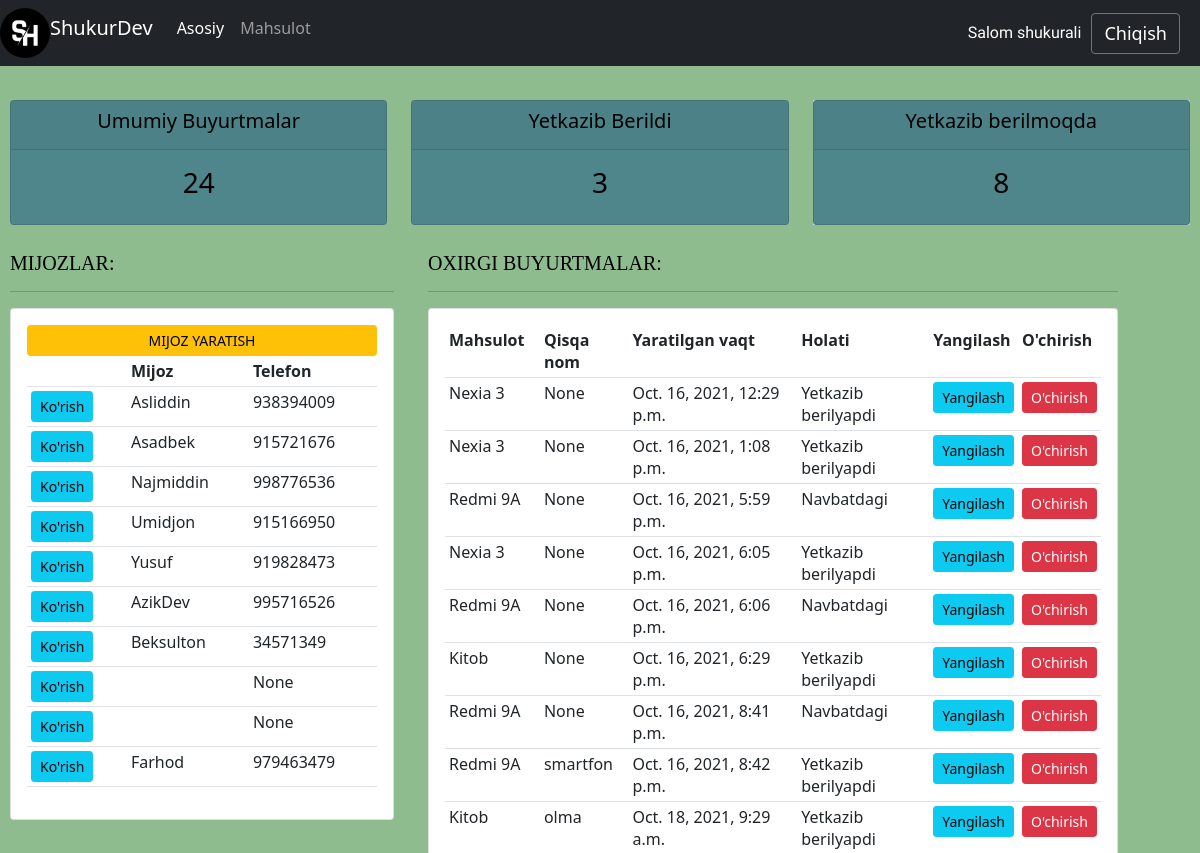
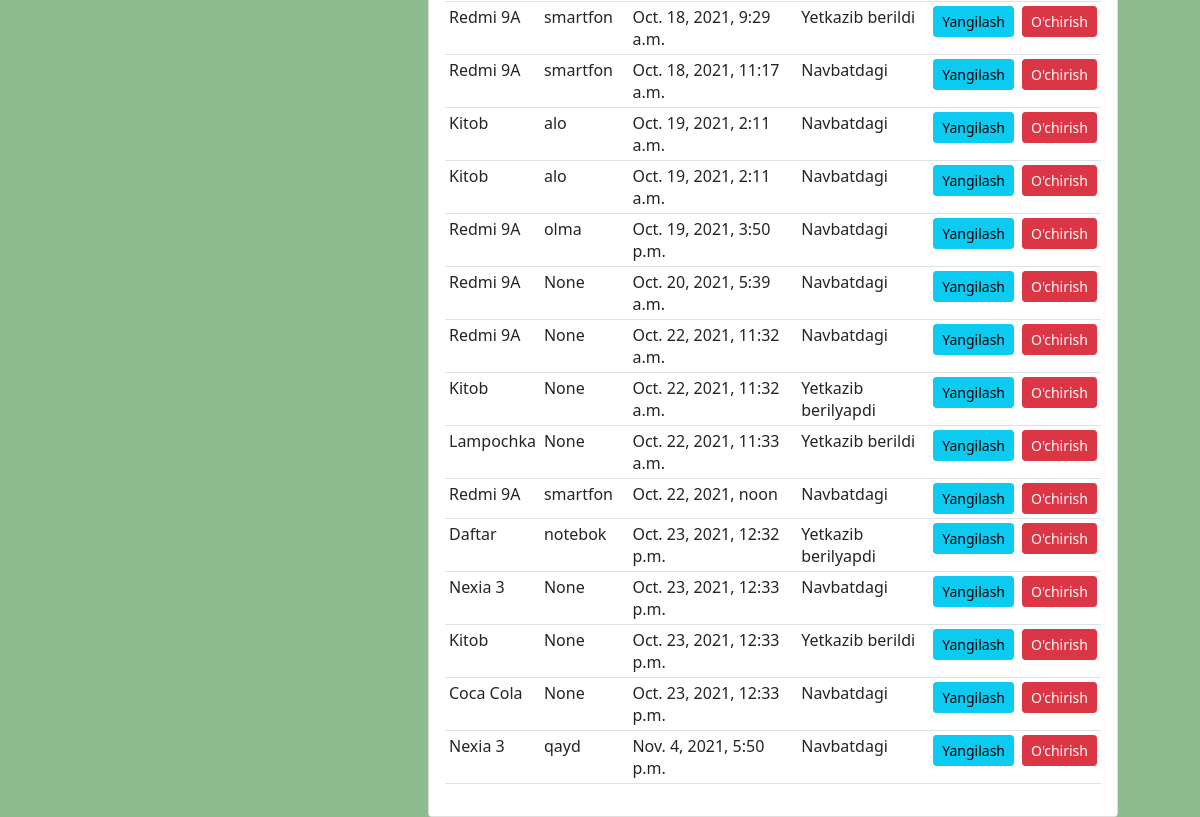
Page / (signed in) on the earlier database version (2 pictures, top to bottom).
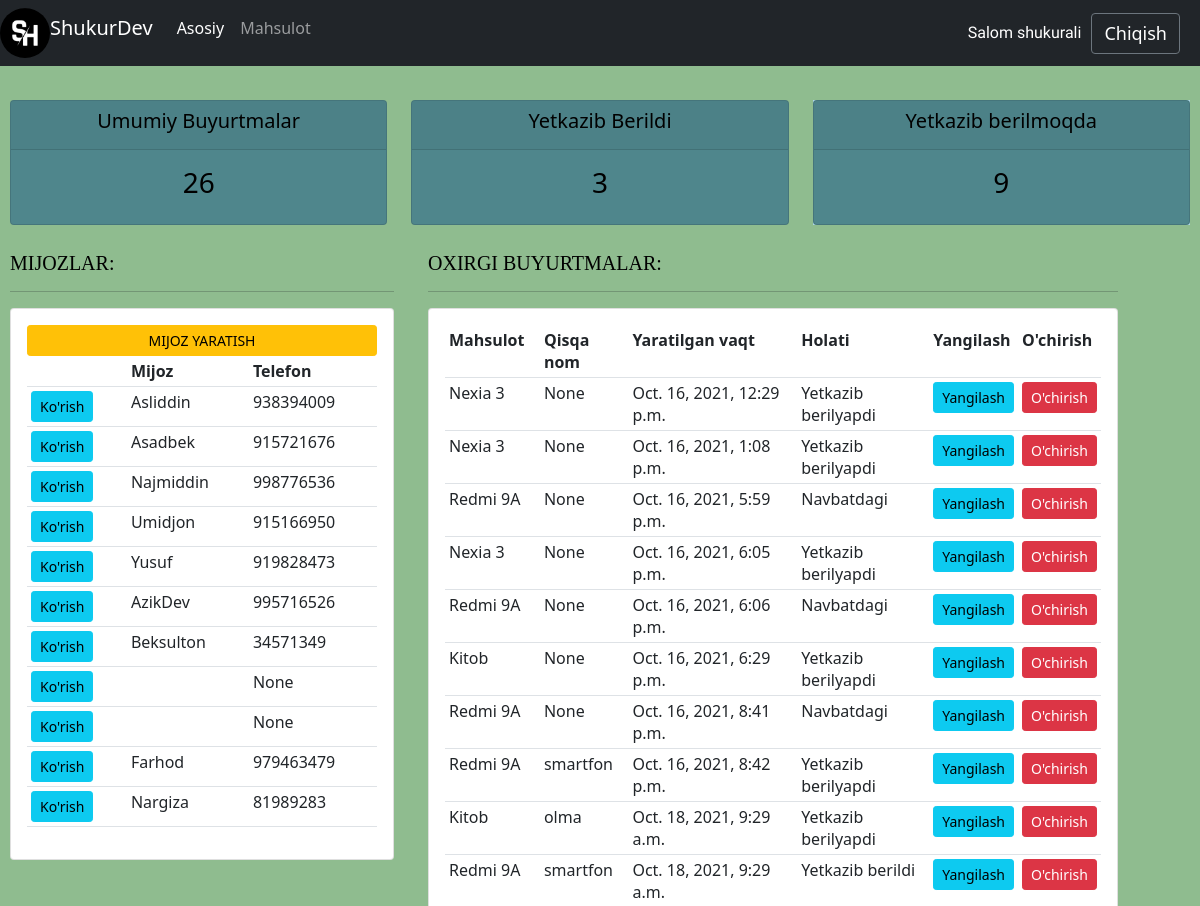
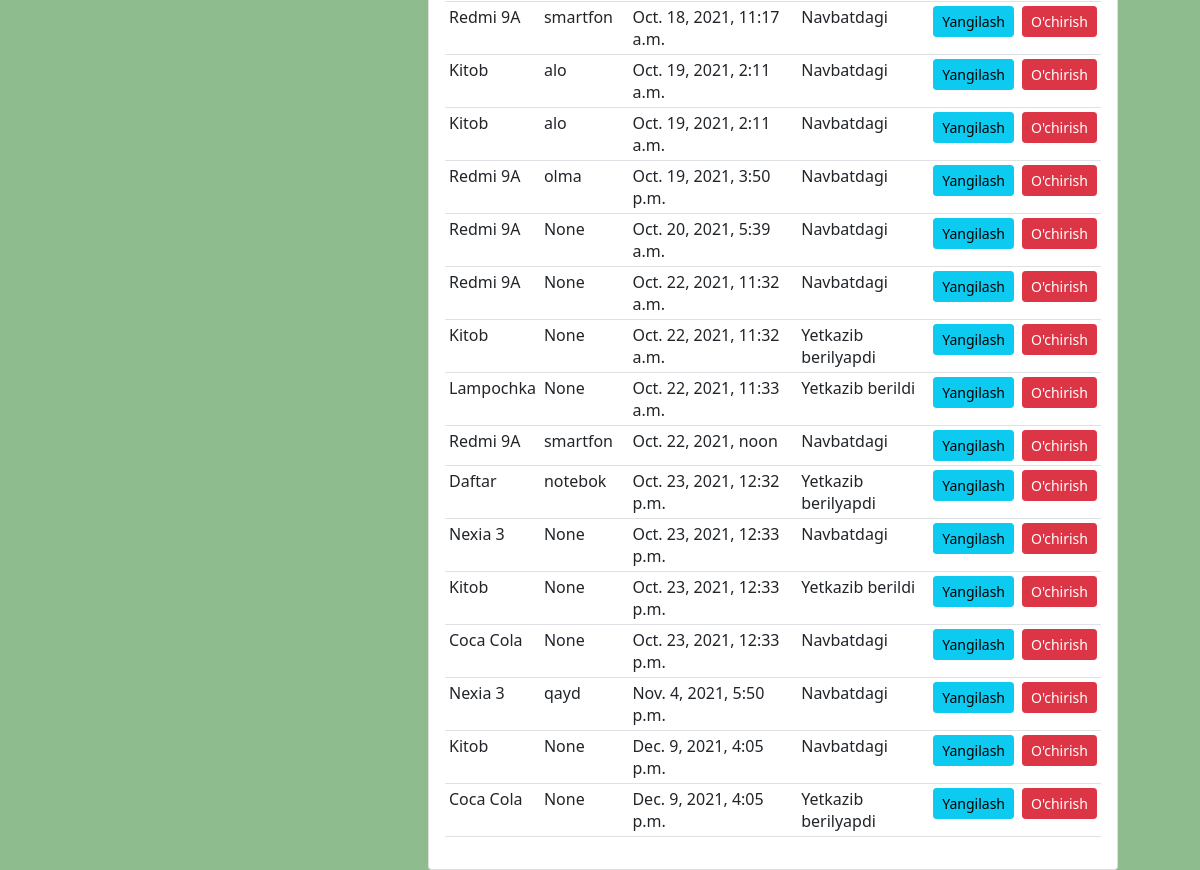
Same page on the later database version (2 pictures, top to bottom).
### crm/models.py (models this page shows, shortened)
class Customer(models.Model):
    user = models.OneToOneField(User, null=True, on_delete=models.CASCADE)
    name = models.CharField(max_length=100)
    phone = models.CharField(max_length=100, null=True)
    email = models.EmailField(null=True)
    profile_pic = models.ImageField(null=True)
    date_created = models.DateTimeField(auto_now_add=True, null=True)

class Order(models.Model):
    customer = models.ForeignKey(Customer, null=True, on_delete=models.SET_NULL)
    product = models.ForeignKey(Product, null=True, on_delete=models.SET_NULL)
    note = models.CharField(max_length=100, null=True)
    STATUS = (
        ('Navbatdagi', 'Navbatdagi'),
        ('Yetkazib berilyapdi', 'Yetkazib berilyapti'),
        ('Yetkazib berildi', 'Yetkazib berildi'),
    )
    status = models.CharField(max_length=200, choices=STATUS)
    date_created = models.DateTimeField(auto_now_add=True)

class Product(models.Model):
    CATEGORY = (
        ('ichki mahsulot', 'Ichki mahsulot'),
        ('Tashqi mahsulot', 'Tashqi mahsulot'),
    )
    name = models.CharField(max_length=100)
    price = models.FloatField(null=True)
    category = models.CharField(max_length=200, choices=CATEGORY)
    description = models.TextField(null=True)
    date_created = models.DateTimeField(auto_now_add=True)
    tags = models.ManyToManyField(Tag)
    def __str__(self):
        return self.name

### crm/decorators.py (the view)
    def wrapper_function(request, *args, **kwargs):
        group = None
        if request.user.groups.exists():
            group = request.user.groups.all()[0].name
        if group == 'customer':
            return redirect('user')
        if group == 'admin':
            return view_func(request, *args, **kwargs)

### crm/views.py (called while the page is built)
@login_required(login_url='login')
@admin_only
def dashboard(request):
    customers = Customer.objects.all()
    orders = Order.objects.all()
    total_order = orders.count()
    delivered = orders.filter(status='Yetkazib berildi').count()
    pending = orders.filter(status='Yetkazib berilyapdi').count()
    context = {'customers': customers, 'orders': orders, 'total_orders': total_order, 'delivered': delivered,
               'pending': pending}
    return render(request, 'home.html', context)

### templates/home.html (shortened to what this page needs)
{% include 'base.html' %}
{% load static %}
{% include 'status.html' %}
<head>
</head>
{% block content %}
<body class="oraligi">
    <div class="row">
        <div class="col-md-4 qisqa">
            <h5 class="text1">MIJOZLAR:</h5>
            <hr>
            <div class="card card-body">
                <a class="btn btn-warning  btn-sm btn-block" href="">MIJOZ YARATISH</a>
                <table class="table table-sm">
                    <tr>
                        <th>
                        </th>
                        <th>
                            Mijoz
                        </th>
                        <th>
                            Telefon
                        </th>
                    </tr>
                    {% for i in customers %}
                    <tr>
                        <td>
                            <a href="{% url 'customer' i.id %}" class="btn btn-info  btn-sm btn-block">Ko'rish</a>
                        </td>
                        <td>
                            {{ i.name }}
                        </td>
                        <td>
                            {{ i.phone }}
                        </td>
                    </tr>
                    {% endfor %}
                </table>
            </div>
        </div>
        <div class="col-md-7 qisqa">
            <h5 class="text1">OXIRGI BUYURTMALAR:</h5>
            <hr>
            <div class="card card-body">
                <table class="table table-sm">
                    <tr>
                        <th>
                            Mahsulot
                        </th>
                        <th>
                            Qisqa nom
                        </th>
                        <th>
                            Yaratilgan vaqt
                        <th>
                        <th>
                            Holati
                        </th>
                        <th>
                            Yangilash
                        </th>
                        <th>
                            O'chirish
                        </th>
                    </tr>
                    {% for j in orders %}
                     <tr>
                        <td>{{ j.product }}</td>
                         <td>{{ j.note }}</td>
                        <td>{{ j.date_created }}</td>
                         <td></td>
                        <td>{{ j.status }}</td>
                        <td><a class="btn btn-sm btn-info" href="{% url 'update_order' j.id %}">Yangilash</a></td>
                        <td><a class="btn btn-sm btn-danger" href="{% url 'delete_order' j.id %}">O'chirish</a></td>
                     </tr>
                    {% endfor %}
                </table>
            </div>
        </div>
    </div>
</body>
{% endblock %}

Differences in the rows shown:
added Customer: name "Nargiza", phone "81989283"
added Order: product "Kitob", note "None", date_created "Dec. 9, 2021, 4:05 p.m.", status "Navbatdagi"
added Order: product "Coca Cola", note "None", date_created "Dec. 9, 2021, 4:05 p.m.", status "Yetkazib berilyapdi"
Other differences:
{{ total_orders }}: "24" → "26"
{{ pending }}: "8" → "9"
